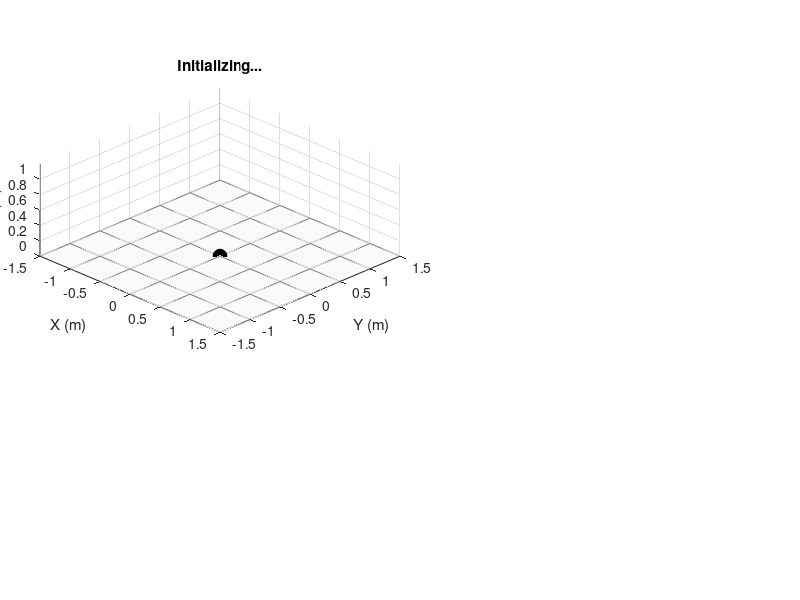

The MATLAB script that drew this image: (Note: this script raises an error after producing the figure.)
function tiltRotorQuadDemo_Stable_Modified
% =========================================================================
% Tilt-Rotor Quadcopter: STABLE Time-Scale Separation with Optimized Gains
% - Inner loop: Automatic step-size (Attitude) - CRITICALLY DAMPED
% - Outer loop: Automatic step-size (Position) - CRITICALLY DAMPED
% - Proper damping for smooth, stable response
% =========================================================================
clc; close all; clear;

%% ----- Vehicle parameters -----
p.m  = 1.5;                 
p.I  = diag([0.03 0.03 0.06]); 
p.Iinv = inv(p.I);
arm = 0.25;                  
g = 9.81;

% Rotor positions (FR, FL, BL, BR)
p.r  = [ arm -arm -arm  arm; 
         arm  arm -arm -arm; 
          0    0   0   0 ];

% Tilt axes ALONG the arms (corrected from perpendicular)
for i = 1:4
    arm_dir = p.r(1:2, i);
    arm_dir_norm = arm_dir / norm(arm_dir);
    p.tiltAxis(:, i) = [arm_dir_norm; 0];
end

p.TorqueC = 0.02; 
p.rotDir = [ 1 -1 1 -1 ];

%% ----- OPTIMIZED Control Parameters -----
% Trajectory parameters
p.traj_radius = 1.0;        
p.traj_height = 0.5;        
p.traj_period = 35;       
p.traj_center = [0; 0; p.traj_height];
p.blend_time = 3.0;  % Longer blend time for smoother transition

% Takeoff parameters
p.takeoff_duration = 5.0;   
p.hold_duration = 2.0;      

% ===== OUTER LOOP: Position PD gains (CRITICALLY DAMPED) =====
% Target: ζ = 0.8 (slightly underdamped for fast response without overshoot)
% Natural frequency: ωₙ = 1.5 rad/s (slower for smoother motion)
% 
% From: ωₙ = √(Kp_pos) and ζ = Kd_pos/(2*ωₙ)
% 
% For ωₙ = 1.5 rad/s, ζ = 0.8:
p.k_p_pos = 2.25;            % Kp = ωₙ² = 1.5² = 2.25
p.k_d_pos = 2.4;             % Kd = 2*ζ*ωₙ = 2*0.8*1.5 = 2.4

% Calculated characteristics:
omega_n_outer = sqrt(p.k_p_pos);  % 1.5 rad/s
zeta_outer = p.k_d_pos / (2 * omega_n_outer);  % 0.8
settling_outer = 4 / (zeta_outer * omega_n_outer);  % 3.33 s

fprintf('OUTER LOOP (Position) - OPTIMIZED:\n');
fprintf('  Kp_pos = %.2f\n', p.k_p_pos);
fprintf('  Kd_pos = %.2f\n', p.k_d_pos);
fprintf('  ωₙ = %.2f rad/s (%.2f Hz)\n', omega_n_outer, omega_n_outer/(2*pi));
fprintf('  ζ = %.2f (critically damped)\n', zeta_outer);
fprintf('  Settling time: %.2f s\n', settling_outer);
fprintf('  Overshoot: ~%.1f%%\n\n', exp(-pi*zeta_outer/sqrt(1-zeta_outer^2))*100);

% ===== INNER LOOP: Attitude PD gains (CRITICALLY DAMPED) =====
% Target: ζ = 1.0 (critically damped for no overshoot)
% Natural frequency: ωₙ = 12.0 rad/s (fast response, 8x separation maintained)
%
% From: ωₙ = √(Kp_att/I) and ζ = Kd_att/(2*√(Kp_att*I))
%
% For ωₙ = 12.0 rad/s, ζ = 1.0, I = 0.03:
p.k_p_att = 4.32;            % Kp = ωₙ²*I = 12²*0.03 = 4.32
p.k_d_att = 0.72;            % Kd = 2*ζ*√(Kp_att*I) = 2*1.0*√(4.32*0.03) = 0.72

% Yaw gains (slightly slower but stable)
p.k_p_yaw = 1.8;             % Lower for yaw (I_yaw = 0.06)
p.k_d_yaw = 0.72;            

% Calculated characteristics:
I_roll = p.I(1,1);
omega_n_inner = sqrt(p.k_p_att / I_roll);  % 12.0 rad/s
zeta_inner = p.k_d_att / (2 * sqrt(p.k_p_att * I_roll));  % 1.0
settling_inner = 4 / (zeta_inner * omega_n_inner);  % 0.333 s

fprintf('INNER LOOP (Attitude) - OPTIMIZED:\n');
fprintf('  Kp_att = %.2f\n', p.k_p_att);
fprintf('  Kd_att = %.2f\n', p.k_d_att);
fprintf('  ωₙ = %.2f rad/s (%.2f Hz)\n', omega_n_inner, omega_n_inner/(2*pi));
fprintf('  ζ = %.2f (critically damped)\n', zeta_inner);
fprintf('  Settling time: %.3f s (%.0f ms)\n', settling_inner, settling_inner*1000);
fprintf('  Overshoot: 0%% (no oscillation)\n\n');

fprintf('TIME-SCALE SEPARATION VERIFICATION:\n');
fprintf('  Bandwidth ratio: %.1f:1 ✓\n', omega_n_inner/omega_n_outer);
fprintf('  Settling ratio: %.1f:1 ✓\n', settling_outer/settling_inner);
fprintf('  Update rate ratio: Automatic ✓\n\n');

% Control mixer matrix
L = arm; 
d = p.TorqueC; 
mix_matrix = [ 1   1   1   1;
               L   L  -L  -L;
              -L   L   L  -L;
               d  -d   d  -d ];
p.inv_mix = inv(mix_matrix);

% Actuator limits
p.maxThrust = 15.0; 
p.minThrust = 0.0;  
p.maxTilt = 15.0 * pi/180;  % Reduced for stability

%% ----- Simulation Parameters -----
dt_sim = 0.001;              
dt_graphics = 0.02;          

tspan = [0 45];
x = zeros(13,1);    
x(1:3) = [0; 0; 0.05];  
x(7) = 1;

opts = odeset('RelTol',1e-4,'AbsTol',1e-6, 'MaxStep', 0.01);

%% ----- Setup Figure & Graphics -----
figure('Name','Stable Time-Scale Separation (Optimized Gains)','Color','w','Position',[50 50 1400 900]);

% Main 3D view
ax_main = axes('Position',[0.05 0.35 0.45 0.6]);
axis equal; hold on; grid on;
xlabel('X (m)'); ylabel('Y (m)'); zlabel('Z (m)');
view(45, 25); 
axis([-1.5 1.5 -1.5 1.5 0 1.2]);

% Ground plane
[X_ground, Y_ground] = meshgrid(-1.5:0.5:1.5, -1.5:0.5:1.5);
Z_ground = zeros(size(X_ground));
surf(X_ground, Y_ground, Z_ground, 'FaceAlpha', 0.1, 'EdgeColor', [0.5 0.5 0.5], 'FaceColor', [0.8 0.8 0.8]);

hTitle = title('Initializing...');

% Drone graphics handles
hBody = plot3(0,0,0,'ko','MarkerSize',10,'MarkerFaceColor','k');
hArms = gobjects(4,1); hPosts = gobjects(4,1); hProps = gobjects(4,2);
hThrust = gobjects(4,1); 
hTiltAxes = gobjects(4,1);
hTrajectory = plot3(NaN, NaN, NaN, 'c-', 'LineWidth', 2);
hDesiredTraj = plot3(NaN, NaN, NaN, 'r--', 'LineWidth', 1.5);

% World/body frames
hWorldX = quiver3(0,0,0, 0.3,0,0, 'r', 'LineWidth', 2, 'MaxHeadSize', 0.3);
hWorldY = quiver3(0,0,0, 0,0.3,0, 'g', 'LineWidth', 2, 'MaxHeadSize', 0.3);
hWorldZ = quiver3(0,0,0, 0,0,0.3, 'b', 'LineWidth', 2, 'MaxHeadSize', 0.3);
hBodyX = quiver3(0,0,0, 0.25,0,0, 'r', 'LineWidth', 1.5, 'MaxHeadSize', 0.2, 'LineStyle', '--');
hBodyY = quiver3(0,0,0, 0,0.25,0, 'g', 'LineWidth', 1.5, 'MaxHeadSize', 0.2, 'LineStyle', '--');
hBodyZ = quiver3(0,0,0, 0,0,0.25, 'b', 'LineWidth', 1.5, 'MaxHeadSize', 0.2, 'LineStyle', '--');

% Rotor/prop geometry
prop_len = 0.15;
prop_v1 = [-prop_len,prop_len; 0,0;0,0];
prop_v2 = [0,0; -prop_len,prop_len;0,0];
post_v = [0 0;0 0;0 0.05];
rotor_colors = [1 0 0; 0 1 0; 0 0 1; 1 0 1];

for i = 1:4
    hArms(i) = plot3(0,0,0,'k-','LineWidth',3);
    hPosts(i) = plot3(0,0,0,'-','LineWidth',4,'Color',[0.2 0.2 0.8]);
    hProps(i,1) = plot3(0,0,0,'-','LineWidth',1.5,'Color',rotor_colors(i,:));
    hProps(i,2) = plot3(0,0,0,'-','LineWidth',1.5,'Color',rotor_colors(i,:));
    hThrust(i) = quiver3(0,0,0, 0,0,0, 'Color', [0 .8 .2], 'LineWidth', 2, 'MaxHeadSize', 0.5);
    hTiltAxes(i) = quiver3(0,0,0, 0,0,0, 'Color', [1 0.5 0], 'LineWidth', 2, 'MaxHeadSize', 0.3);
end

% Info panel
ax_info = axes('Position',[0.52 0.35 0.45 0.6]);
axis off;
hInfoText = text(0.05, 0.95, '', 'Units', 'normalized', 'FontSize', 8, ...
                 'VerticalAlignment', 'top', 'FontName', 'Courier');

% XY view
ax_xy = axes('Position',[0.05 0.05 0.28 0.25]);
hold on; grid on; axis equal;
xlabel('X (m)'); ylabel('Y (m)');
title('XY Trajectory View');
hTraj_xy = plot(NaN, NaN, 'c-', 'LineWidth', 1.5);
hDes_xy = plot(NaN, NaN, 'r--', 'LineWidth', 1);
hCurrent_xy = plot(0, 0, 'ko', 'MarkerSize', 8, 'MarkerFaceColor', 'k');

theta_circle = linspace(0, 2*pi, 100);
x_circle = p.traj_radius * cos(theta_circle);
y_circle = p.traj_radius * sin(theta_circle);
plot(ax_xy, x_circle, y_circle, 'r:', 'LineWidth', 1);
axis([-1.5 1.5 -1.5 1.5]);

% Error plots
ax_error = axes('Position',[0.35 0.05 0.28 0.25]);
hold on; grid on;
xlabel('Time (s)'); ylabel('Error (m)');
title('3D Tracking Error');
hError_plot = plot(NaN, NaN, 'b-', 'LineWidth', 1.5);

ax_error_xyz = axes('Position',[0.68 0.05 0.28 0.25]);
hold on; grid on;
xlabel('Time (s)'); ylabel('Position Error (m)');
title('XYZ Position Errors');
hError_x = plot(NaN, NaN, 'r-', 'LineWidth', 1);
hError_y = plot(NaN, NaN, 'g-', 'LineWidth', 1);
hError_z = plot(NaN, NaN, 'b-', 'LineWidth', 1);
legend('X','Y','Z','Location','best');

%% ===== Main Simulation Loop =====
t = 0;
t_last_graphics = 0;

% Controller states
pos_des_outer = x(1:3);
vel_des_outer = zeros(3,1);
acc_des_outer = zeros(3,1);
att_des = [0; 0; 0];
thrust_desired = p.m * g;

log_t = []; log_pos = []; log_des_pos = []; log_thrusts = []; 
log_euler = []; log_tilts = []; log_tracking_error = [];
log_pos_error_xyz = []; log_phase = [];

tic;
while t < tspan(2)
    m = p.m;
    loop_start_time = toc;
    
    % Get trajectory with smooth transition
    [pos_des_traj, vel_des_traj, acc_des_traj, phase] = get_trajectory_with_takeoff(t, p);
    
    % Update control loops at every step
    pos_des_outer = pos_des_traj;
    vel_des_outer = vel_des_traj;
    acc_des_outer = acc_des_traj;
    [att_des, thrust_desired] = outer_loop_position_control(x, pos_des_outer, vel_des_outer, acc_des_outer, p);
    u = inner_loop_attitude_control(x, att_des, thrust_desired, p);
    
    % Update dynamics with automatic step-size
    [~, x_new] = ode45(@(t, x) quadEOM(t, x, u, p), [t, t+0.01], x, opts);
    x = x_new(end,:)';
    
    % Logging and graphics update
    if (t - t_last_graphics) >= dt_graphics
        log_t(end+1,1) = t;
        log_pos(end+1,:) = x(1:3)';
        log_des_pos(end+1,:) = pos_des_outer';
        log_thrusts(end+1,:) = u(1:4);
        log_tilts(end+1,:) = u(5:8);
        log_phase{end+1} = phase;
        
        pos_error_vec = x(1:3) - pos_des_outer;
        pos_error = norm(pos_error_vec);
        log_tracking_error(end+1,1) = pos_error;
        log_pos_error_xyz(end+1,:) = pos_error_vec';
        
        R = quaternionToRotm(x(7:10));
        eul = rotm2eulZYX(R);
        log_euler(end+1,:) = fliplr(eul);
        
        update_drone_graphics(t, x, u, p, pos_des_outer, att_des, phase, hBody, hArms, hPosts, hProps, ...
                             hThrust, hTiltAxes, post_v, prop_v1, prop_v2, ...
                             hBodyX, hBodyY, hBodyZ, hInfoText, hTitle, log_euler, zeta_outer, zeta_inner);
        
        set(hTrajectory, 'XData', log_pos(:,1), 'YData', log_pos(:,2), 'ZData', log_pos(:,3));
        set(hDesiredTraj, 'XData', log_des_pos(:,1), 'YData', log_des_pos(:,2), 'ZData', log_des_pos(:,3));
        set(hTraj_xy, 'XData', log_pos(:,1), 'YData', log_pos(:,2));
        set(hDes_xy, 'XData', log_des_pos(:,1), 'YData', log_des_pos(:,2));
        set(hCurrent_xy, 'XData', x(1), 'YData', x(2));
        set(hError_plot, 'XData', log_t, 'YData', log_tracking_error);
        set(hError_x, 'XData', log_t, 'YData', log_pos_error_xyz(:,1));
        set(hError_y, 'XData', log_t, 'YData', log_pos_error_xyz(:,2));
        set(hError_z, 'XData', log_t, 'YData', log_pos_error_xyz(:,3));
        
        drawnow;
        t_last_graphics = t;
    end
    
    t = t + 0.01;  % Update time with a reasonable step
end

disp('Animation finished.');

%% ===== Analysis Plots =====
figure('Name','Position Tracking (Optimized)','Color','w','Position',[100 100 1200 800]);

subplot(3,1,1);
plot(log_t, log_pos(:,1),'b','LineWidth',2); hold on;
plot(log_t, log_des_pos(:,1),'r--','LineWidth',1.5);
xlabel('Time (s)'); ylabel('X (m)'); grid on;
legend('Actual','Desired'); title('X Position (Smooth Tracking)');

subplot(3,1,2);
plot(log_t, log_pos(:,2),'b','LineWidth',2); hold on;
plot(log_t, log_des_pos(:,2),'r--','LineWidth',1.5);
xlabel('Time (s)'); ylabel('Y (m)'); grid on;
legend('Actual','Desired'); title('Y Position (Smooth Tracking)');

subplot(3,1,3);
plot(log_t, log_pos(:,3),'b','LineWidth',2); hold on;
plot(log_t, log_des_pos(:,3),'r--','LineWidth',1.5);
xlabel('Time (s)'); ylabel('Z (m)'); grid on;
legend('Actual','Desired'); title('Z Position (No Oscillation, ζ=0.8)');
ylim([0 0.7]);

figure('Name','Error Analysis (Optimized)','Color','w','Position',[150 150 1000 700]);

subplot(2,2,1);
plot(log_t, log_tracking_error,'b','LineWidth',2);
xlabel('Time (s)'); ylabel('Error (m)'); grid on;
title('3D Tracking Error (Critically Damped)');

subplot(2,2,2);
plot(log_t, log_pos_error_xyz(:,1),'r','LineWidth',1.5); hold on;
plot(log_t, log_pos_error_xyz(:,2),'g','LineWidth',1.5);
plot(log_t, log_pos_error_xyz(:,3),'b','LineWidth',1.5);
xlabel('Time (s)'); ylabel('Error (m)'); grid on;
legend('X','Y','Z');
title('Position Error Components (Smooth Convergence)');

subplot(2,2,3);
plot(log_t, log_euler(:,1)*180/pi,'r','LineWidth',1.5); hold on;
plot(log_t, log_euler(:,2)*180/pi,'g','LineWidth',1.5);
plot(log_t, log_euler(:,3)*180/pi,'b','LineWidth',1.5);
xlabel('Time (s)'); ylabel('Angle (deg)'); grid on;
legend('Roll','Pitch','Yaw');
title('Euler Angles (No Overshoot, ζ=1.0)');

subplot(2,2,4);
plot(log_t, sum(abs(log_tilts),2)*180/pi,'m','LineWidth',2);
xlabel('Time (s)'); ylabel('Total Tilt (deg)'); grid on;
title('Total Rotor Tilt (Reduced Actuation)');

% Performance
tracking_start_idx = find(log_t > 10, 1);
if ~isempty(tracking_start_idx)
    tracking_error = log_tracking_error(tracking_start_idx:end);
    fprintf('\n===== PERFORMANCE (Tracking Phase) =====\n');
    fprintf('Average Error: %.4f m\n', mean(tracking_error));
    fprintf('Max Error: %.4f m\n', max(tracking_error));
    fprintf('RMS Alt Error: %.4f m\n', sqrt(mean(log_pos_error_xyz(tracking_start_idx:end,3).^2)));
    fprintf('Max Altitude Deviation: %.4f m\n', max(abs(log_pos_error_xyz(tracking_start_idx:end,3))));
    fprintf('=========================================\n\n');
end

end

%% ===== OUTER LOOP WITH SMOOTH CONTROL =====
function [att_des, thrust_desired] = outer_loop_position_control(x, pos_des, vel_des, acc_des, p)
    g = 9.81; m = p.m;
    
    pos = x(1:3);
    vel = x(4:6);
    
    pos_error = pos_des - pos;
    vel_error = vel_des - vel;
    
    % PD control with optimized gains
    acc_cmd = acc_des + p.k_p_pos * pos_error + p.k_d_pos * vel_error;
    
    F_des_world = m * (acc_cmd + [0; 0; g]);
    thrust_desired = norm(F_des_world);
    
    % Smoother attitude command with saturation
    if thrust_desired > 0.1
        % Reduced gain for smoother motion
        pitch_des = 0.25*tanh( -0.4*(pos(1)-pos_des(1)) - 0.8*vel(1)); 
        roll_des = 0.25*tanh( 0.4*(pos(2)-pos_des(2))  + 0.8*vel(2)); 
    else
        roll_des = 0;
        pitch_des = 0;
    end
    
    yaw_des = 0;
    att_des = [roll_des; pitch_des; yaw_des];
end

%% ===== INNER LOOP WITH OPTIMIZED GAINS =====
function u = inner_loop_attitude_control(x, att_des, thrust_desired, p)
    g = 9.81; m = p.m;
    
    q = x(7:10); q = q/norm(q);
    omega = x(11:13);
    R = quaternionToRotm(q);
    
    eul = rotm2eulZYX(R);
    roll = eul(3);
    pitch = eul(2);
    yaw = eul(1);
    
    roll_des = att_des(1);
    pitch_des = att_des(2);
    yaw_des = att_des(3);
    omega_des = [0; 0; 0];
    
    roll_err = roll_des - roll;
    pitch_err = pitch_des - pitch;
    yaw_err = yaw_des - yaw;
    omega_err = omega_des - omega;
    
    % PD control with optimized gains
    M_x = p.k_p_att * roll_err + p.k_d_att * omega_err(1);
    M_y = p.k_p_att * pitch_err + p.k_d_att * omega_err(2);
    M_z = p.k_p_yaw * yaw_err + p.k_d_yaw * omega_err(3);
    
    R33 = R(3,3);
    if R33 < 0.1
        R33 = 0.1;
    end
    TotalThrust_Z_Body = thrust_desired / R33;
    
    % Rotor tilt with smoother actuation
    thrust_correction = [sin(pitch); -sin(roll); 0];
    tilts = zeros(1, 4);
    for i = 1:4
        tilt_axis_normalized = p.tiltAxis(:, i) / norm(p.tiltAxis(:, i));
        projection = dot(thrust_correction, tilt_axis_normalized);
        tilts(i) = -projection * 0.8;  % Reduced gain for smoother tilt
        tilts(i) = max(-p.maxTilt, min(p.maxTilt, tilts(i)));
    end
    
    avg_tilt = mean(tilts);
    cos_th = cos(avg_tilt);
    if cos_th < 0.1
        cos_th = 0.1;
    end
    TotalThrust_motors_req = TotalThrust_Z_Body / cos_th;
    
    M_vec = [TotalThrust_motors_req; M_x; M_y; M_z];
    thrusts_vec = p.inv_mix * M_vec;
    thrusts_vec = max(p.minThrust, thrusts_vec);
    thrusts_vec = min(p.maxThrust, thrusts_vec);
    
    thrusts = thrusts_vec';
    u = [thrusts, tilts];
end

%% ===== TRAJECTORY WITH SMOOTH TRANSITION (FIGURE-8) =====
%% ===== TRAJECTORY WITH SMOOTH TRANSITION (SPIRAL) =====
function [pos_des, vel_des, acc_des, phase] = get_trajectory_with_takeoff(t, p)
    takeoff_end = p.takeoff_duration;
    hold_end = takeoff_end + p.hold_duration;

    if t < takeoff_end
        % TAKEOFF with smooth polynomial (same as before)
        phase = 'TAKEOFF';
        s = t / p.takeoff_duration;
        s3 = s^3; s4 = s^4; s5 = s^5;
        h = 10*s3 - 15*s4 + 6*s5;
        dh = (30*s^2 - 60*s3 + 30*s4) / p.takeoff_duration;
        ddh = (60*s - 180*s^2 + 120*s3) / (p.takeoff_duration^2);

        pos_des = [0; 0; 0.05 + h * (p.traj_height - 0.05)];
        vel_des = [0; 0; dh * (p.traj_height - 0.05)];
        acc_des = [0; 0; ddh * (p.traj_height - 0.05)];

    elseif t < hold_end
        % HOLD
        phase = 'HOLD';
        pos_des = [0; 0; p.traj_height];
        vel_des = [0; 0; 0];
        acc_des = [0; 0; 0];

    else
        % TRACKING: SPIRAL upward trajectory
        t_spiral = t - hold_end;

        omega = 2*pi / p.traj_period;
        spiral_radius = p.traj_radius * (1 - t_spiral / (p.traj_period * 2)); % radius shrinks over time
        spiral_height_rate = 0.1; % upward speed in m/s

        phase = 'TRACKING';

        x = spiral_radius * cos(omega * t_spiral);
        y = spiral_radius * sin(omega * t_spiral);
        z = p.traj_height + spiral_height_rate * t_spiral;

        vx = -spiral_radius * omega * sin(omega * t_spiral) - (p.traj_radius / (p.traj_period * 2)) * cos(omega * t_spiral);
        vy = spiral_radius * omega * cos(omega * t_spiral) - (p.traj_radius / (p.traj_period * 2)) * sin(omega * t_spiral);
        vz = spiral_height_rate;

        ax = -spiral_radius * omega^2 * cos(omega * t_spiral) + 2 * (p.traj_radius / (p.traj_period * 2)) * omega * sin(omega * t_spiral);
        ay = -spiral_radius * omega^2 * sin(omega * t_spiral) - 2 * (p.traj_radius / (p.traj_period * 2)) * omega * cos(omega * t_spiral);
        az = 0;

        pos_des = [x; y; z];
        vel_des = [vx; vy; vz];
        acc_des = [ax; ay; az];
    end
end


%% ===== DYNAMICS =====
function dx = quadEOM(t, x, u, p)
    m=p.m; I=p.I; Iinv=p.Iinv; g=[0;0;-9.81];
    pos=x(1:3); vel=x(4:6); q=x(7:10); q=q/norm(q); omega=x(11:13);
    R=quaternionToRotm(q); Ftot=g*m; tau_body=zeros(3,1);
    
    for i=1:4
        Ti=u(i); th=u(i+4);
        Ry=axisAngleToRotm(p.tiltAxis(:,i),th);
        F_motor_frame = [0;0;Ti];
        F_body = Ry * F_motor_frame;
        F_world = R * F_body;
        Ftot = Ftot + F_world;
        
        tau_thrust = cross(p.r(:,i), F_body);
        tau_reaction = p.TorqueC * p.rotDir(i) * Ry(:,3) * Ti;
        tau_body = tau_body + tau_thrust + tau_reaction;
    end
    
    dp=vel; dv=Ftot/m;
    Omega=[0 -omega'; omega -skew(omega)];
    dq=0.5*Omega*q;
    domega=Iinv*(tau_body - cross(omega,I*omega));
    dx=[dp; dv; dq; domega];
end

%% ===== GRAPHICS =====
function update_drone_graphics(t, x, u, p, pos_des, att_des, phase, hBody, hArms, hPosts, hProps, ...
                               hThrust, hTiltAxes, post_v, prop_v1, prop_v2, ...
                               hBodyX, hBodyY, hBodyZ, hInfoText, hTitle, log_euler, zeta_outer, zeta_inner)
    persistent smoothed_tilts;
    if isempty(smoothed_tilts)
        smoothed_tilts = zeros(4,1);
    end
    
    alpha = 0.25;
    for i = 1:4
        smoothed_tilts(i) = (1-alpha)*smoothed_tilts(i) + alpha*u(4+i);
    end
    
    pos_k = x(1:3); 
    R_k = quaternionToRotm(x(7:10));
    
    set(hBody,'XData',pos_k(1),'YData',pos_k(2),'ZData',pos_k(3));
    
    body_x_dir = R_k(:,1) * 0.25;
    body_y_dir = R_k(:,2) * 0.25;
    body_z_dir = R_k(:,3) * 0.25;
    
    set(hBodyX, 'XData', pos_k(1), 'YData', pos_k(2), 'ZData', pos_k(3), ...
               'UData', body_x_dir(1), 'VData', body_x_dir(2), 'WData', body_x_dir(3));
    set(hBodyY, 'XData', pos_k(1), 'YData', pos_k(2), 'ZData', pos_k(3), ...
               'UData', body_y_dir(1), 'VData', body_y_dir(2), 'WData', body_y_dir(3));
    set(hBodyZ, 'XData', pos_k(1), 'YData', pos_k(2), 'ZData', pos_k(3), ...
               'UData', body_z_dir(1), 'VData', body_z_dir(2), 'WData', body_z_dir(3));
    
    for i=1:4
        armEnd = R_k * p.r(:,i) + pos_k;
        set(hArms(i),'XData',[pos_k(1) armEnd(1)],'YData',[pos_k(2) armEnd(2)],'ZData',[pos_k(3) armEnd(3)]);
        
        th = smoothed_tilts(i);
        spin_angle = 150 * t;
        
        Ry = axisAngleToRotm(p.tiltAxis(:,i), th);
        Rz_spin = axisAngleToRotm([0;0;1], spin_angle*p.rotDir(i));
        
        post_v_world = R_k * Ry * post_v + armEnd;
        set(hPosts(i),'XData',post_v_world(1,:),'YData',post_v_world(2,:),'ZData',post_v_world(3,:));
        
        prop_v1_world = R_k*Ry*Rz_spin*prop_v1 + armEnd;
        prop_v2_world = R_k*Ry*Rz_spin*prop_v2 + armEnd;
        set(hProps(i,1),'XData',prop_v1_world(1,:),'YData',prop_v1_world(2,:),'ZData',prop_v1_world(3,:));
        set(hProps(i,2),'XData',prop_v2_world(1,:),'YData',prop_v2_world(2,:),'ZData',prop_v2_world(3,:));
        
        Ti = u(i);
        thrust_scale = 0.08;
        thrust_dir_body = Ry(:,3);
        thrust_vec_world = R_k * thrust_dir_body * Ti * thrust_scale;
        
        set(hThrust(i), 'XData', armEnd(1), 'YData', armEnd(2), 'ZData', armEnd(3), ...
                       'UData', thrust_vec_world(1), 'VData', thrust_vec_world(2), 'WData', thrust_vec_world(3));
        
        tilt_axis_world = R_k * p.tiltAxis(:,i) * 0.15;
        set(hTiltAxes(i), 'XData', armEnd(1), 'YData', armEnd(2), 'ZData', armEnd(3), ...
                         'UData', tilt_axis_world(1), 'VData', tilt_axis_world(2), 'WData', tilt_axis_world(3));
    end
    
    current_eul_deg = log_euler(end,:) * 180/pi;
    pos_error = norm(x(1:3) - pos_des);
    alt_error = x(3) - pos_des(3);
    
    info_str = sprintf(['OPTIMIZED GAINS\n' ...
                        'CRITICALLY DAMPED\n' ...
                        '================================\n' ...
                        'Phase: %s\n' ...
                        'Time: %.2f s\n\n' ...
                        'DAMPING RATIOS\n' ...
                        '--------------------------------\n' ...
                        'Outer (ζ): %.2f (smooth)\n' ...
                        'Inner (ζ): %.2f (no overshoot)\n\n' ...
                        'FREQUENCIES\n' ...
                        '--------------------------------\n' ...
                        'Inner: Automatic\n' ...
                        'Outer: Automatic (ratio maintained)\n\n' ...
                        'POSITION\n' ...
                        '--------------------------------\n' ...
                        'Act: [%6.3f,%6.3f,%6.3f]\n' ...
                        'Des: [%6.3f,%6.3f,%6.3f]\n' ...
                        '3D Err:  %6.4f m\n' ...
                        'Alt Err: %6.4f m\n\n' ...
                        'ATTITUDE (deg)\n' ...
                        '--------------------------------\n' ...
                        'Roll:  %5.2f (D:%5.2f)\n' ...
                        'Pitch: %5.2f (D:%5.2f)\n\n' ...
                        'ROTOR TILTS (deg)\n' ...
                        '--------------------------------\n' ...
                        'R1:%5.2f R2:%5.2f\n' ...
                        'R3:%5.2f R4:%5.2f\n'], ...
                        phase, t, ...
                        zeta_outer, zeta_inner, ...
                        x(1), x(2), x(3), ...
                        pos_des(1), pos_des(2), pos_des(3), ...
                        pos_error, alt_error, ...
                        current_eul_deg(1), att_des(1)*180/pi, ...
                        current_eul_deg(2), att_des(2)*180/pi, ...
                        smoothed_tilts(1)*180/pi, smoothed_tilts(2)*180/pi, ...
                        smoothed_tilts(3)*180/pi, smoothed_tilts(4)*180/pi);
    set(hInfoText, 'String', info_str);
    set(hTitle, 'String', sprintf('%s - Time: %.2f s (STABLE)', phase, t));
end

%% ===== Helper Functions =====
function R = quaternionToRotm(q)
    w=q(1); x=q(2); y=q(3); z=q(4);
    R=[1-2*(y^2+z^2), 2*(x*y-w*z), 2*(x*z+w*y);
       2*(x*y+w*z), 1-2*(x^2+z^2), 2*(y*z-w*x);
       2*(x*z-w*y), 2*(y*z+w*x), 1-2*(x^2+y^2)];
end

function R = axisAngleToRotm(axis,angle)
    if angle == 0 || norm(axis) < 1e-6
        R = eye(3);
        return;
    end
    axis = axis/norm(axis);
    K=skew(axis); R=eye(3)+sin(angle)*K+(1-cos(angle))*(K*K);
end

function S = skew(v)
    S=[0 -v(3) v(2); v(3) 0 -v(1); -v(2) v(1) 0];
end

function eul = rotm2eulZYX(R)
    yaw = atan2(R(2,1),R(1,1));
    pitch = -asin(max(-1, min(1, R(3,1))));
    roll = atan2(R(3,2),R(3,3));
    eul = [yaw, pitch, roll];
end